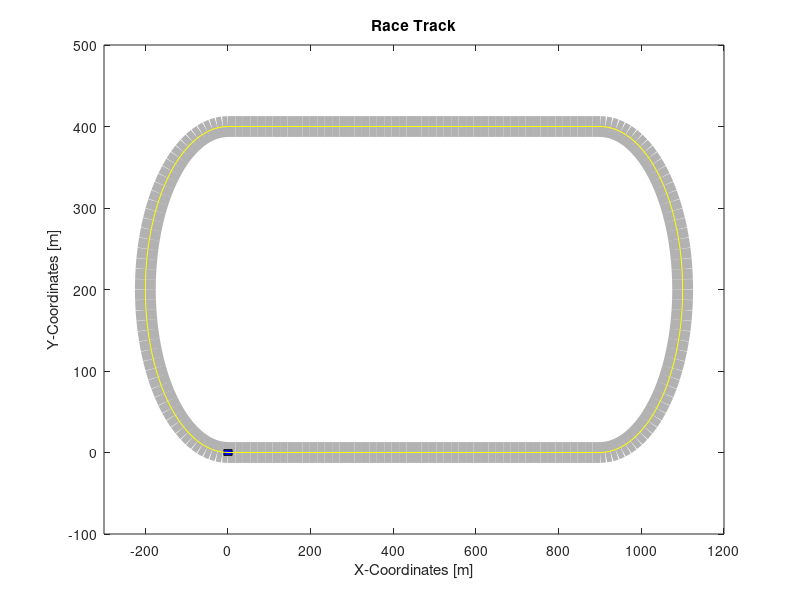

Here is the MATLAB script that generated this plot:
radius = 200; % Radius
straight_length = 900; % Length
width = 15; % Width

waypoints = 100;
%timer = ((0.1*waypoints)/waypoints)

% Circumference of semi circle
circum = pi * radius; % 628.3185

% Step distance for straights and curves based on waypoints
d_s_straight = straight_length / (waypoints / 2); % Divide by 2 since two straight sections
d_s_curve = circum / (waypoints / 2); % Divide by 2 since two curved sections

% Calculate angle increment for curved sections
delta_theta = pi / (waypoints / 2); % Divide by 2 since two curved sections

% Initialize arrays
x_waypoints = zeros(1, waypoints * 2);
y_waypoints = zeros(1, waypoints * 2);
theta1_change = []; % radians
theta2_change = []; % radians

distance_traveled = 0; % Initial point of [0, 0]
theta = 0; % Initial angle

for i = 1:(waypoints * 2)
    % Update x and y coordinates
    if distance_traveled < straight_length
        % First straight 
        x_waypoints(i) = distance_traveled;
        y_waypoints(i) = 0;
        distance_traveled = distance_traveled + d_s_straight;
        %disp(['dist=', num2str(distance_traveled), ' ds=', num2str(d_s_straight), ' str1'])
    elseif distance_traveled < straight_length + circum - 1
        % First curved
        x_waypoints(i) = straight_length + radius * sin(theta);
        y_waypoints(i) = radius - radius * cos(theta);
        theta1_change = ([theta1_change, theta]);
        theta = theta + delta_theta; % Update angle
        distance_traveled = distance_traveled + d_s_curve;
        %disp(['dist=', num2str(distance_traveled), ' ds=', num2str(d_s_curve), ' curve1*******'])
    elseif distance_traveled < 2 * straight_length + circum - 1
        % Second straight
        x_waypoints(i) = straight_length - (distance_traveled - (straight_length + circum));
        y_waypoints(i) = 2 * radius;
        distance_traveled = distance_traveled + d_s_straight;
        %disp(['dist=', num2str(distance_traveled), ' ds=', num2str(d_s_straight), ' str2------------------'])
    elseif distance_traveled < 2 * straight_length + 2 * circum
        % Second curved
        x_waypoints(i) = radius * sin(theta);
        y_waypoints(i) = radius - radius * cos(theta);
        theta2_change = ([theta1_change, theta]);
        theta = theta + delta_theta; % Update angle
        distance_traveled = distance_traveled + d_s_curve;
        %disp(['dist=', num2str(distance_traveled), ' ds=', num2str(d_s_curve), ' curve2/////////////'])
    end
end

% adds last part of the x and y coordinates to connect to the 
x_waypoints = [x_waypoints, 0]; 
y_waypoints = [y_waypoints, 0];

% adds the last part of the changes in thetas to the angles for each semi
% circle
% in radians
index1 = length(theta1_change);
theta1_change = [theta1_change, theta1_change(index1) + delta_theta];
index2 = length(theta2_change);
theta2_change = theta2_change(1:end-1);
theta2_change = [theta2_change, theta2_change(index2 - 1) + delta_theta];
degrees1_change = rad2deg(theta1_change); %made into degrees in case needed it
degrees2_change = rad2deg(theta2_change); %made into degrees in case needed it

% Plot race track
figure;
set(gcf, 'Position', [800, 200, 800, 500]); % [left, bottom, width, height] size set for plot i have big monitor so i set it big
plot(x_waypoints, y_waypoints, 'k', 'LineWidth', width, 'Color', [0.7 0.7 0.7]); %gray racetrack with width
hold on; %allows car and line to be plotted after this
xlim([-300, 1200]); %axis limits
ylim([-100, 500]); %axis limits
xlabel('X-Coordinates [m]');
ylabel('Y-Coordinates [m]');
title('Race Track');

% new stuff for car box and car path lines -----------------------------

% new vehicle values
vehicle_length = 20; 
vehicle_width = 7; 
scale_factor = 5; 

vehicle_vertices = [-vehicle_length / 2, -vehicle_width / 2; vehicle_length / 2, -vehicle_width / 2; vehicle_length / 2, vehicle_width / 2; -vehicle_length / 2, vehicle_width / 2;];

% Plot initial car box
vehicle_patch = patch(vehicle_vertices(:,1), vehicle_vertices(:,2), 'b'); % Plot for blue vehicle

for i = 1:length(x_waypoints)
    % used to change as vehicle coordinates based on waypoints.
    vehicle_x_coords = x_waypoints(i);
    vehicle_y_coords = y_waypoints(i);
    
    % these if statements will make sure that the car will turn with the
    % curvature of the semicircles.
    if i > 1 && i < length(x_waypoints) 
        % Calculate slope between the current and next waypoints
        dx = x_waypoints(i+1) - x_waypoints(i-1);
        dy = y_waypoints(i+1) - y_waypoints(i-1);
        tangent_angle = atan2(dy, dx);

        % updates car's angle with the new adjusted tangent angle based on
        % the slopes of the old waypoints.
        vehicle_angle = tangent_angle;
    else
        % For first and second waypoints
        dx = x_waypoints(2) - x_waypoints(1);
        dy = y_waypoints(2) - y_waypoints(1);
        tangent_angle = atan2(dy, dx);
        vehicle_angle = tangent_angle;
     end
    
    % Updates car position and rotation based on corner verticies created
    % the box that represents the car.
    rotation_matrix = [cos(vehicle_angle), -sin(vehicle_angle); sin(vehicle_angle), cos(vehicle_angle)];
    rotated_vertices = (rotation_matrix * vehicle_vertices')';
    rotated_vertices(:,1) = rotated_vertices(:,1) + vehicle_x_coords;
    rotated_vertices(:,2) = rotated_vertices(:,2) + vehicle_y_coords;
    
    % Updates car verticies positions for each iteration. ie for each
    % waypoint through the racetrack
    set(vehicle_patch, 'XData', rotated_vertices(:,1), 'YData', rotated_vertices(:,2));
    
    % Plots yellow vehicle path showing where car has traveled
    if i > 1
        plot([x_waypoints(i-1), vehicle_x_coords], [y_waypoints(i-1), vehicle_y_coords], 'y-'); % Plot path line in red
        %plot(x_waypoints, y_waypoints, 'y-');
    end
    
    % pause allows for the car to look like it is moving instead of
    % instanteous appearance
    pause(0.01);
end
